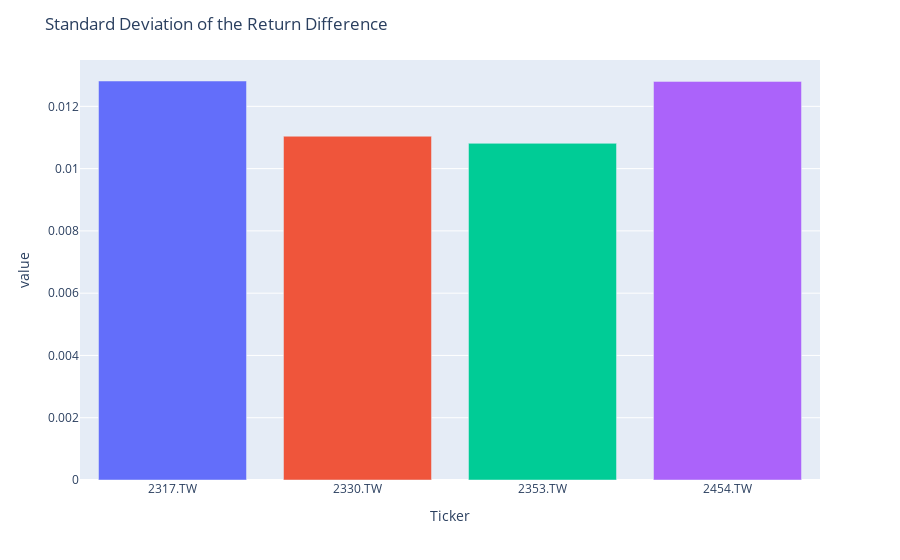

Source (notebook cell):
### Code cell
sd_return = returns.std()

fig = px.bar(sd_return, color=sd_return.index)
fig.update_layout(showlegend=False, title='Standard Deviation of the Return Difference')
fig.show()

### Figure 1 — Plotly figure (JSON) as saved in the notebook; plotly's stock layout.template omitted (floating-point values rounded to 4 significant figures)
{"data": [{"alignmentgroup": "True", "hovertemplate": "Ticker=%{x}<br>value=%{y}<extra></extra>", "legendgroup": "2317.TW", "marker": {"color": "#636efa", "pattern": {"shape": ""}}, "name": "2317.TW", "offsetgroup": "2317.TW", "orientation": "v", "showlegend": true, "textposition": "auto", "type": "bar", "x": ["2317.TW"], "xaxis": "x", "y": [0.01281], "yaxis": "y"}, {"alignmentgroup": "True", "hovertemplate": "Ticker=%{x}<br>value=%{y}<extra></extra>", "legendgroup": "2330.TW", "marker": {"color": "#EF553B", "pattern": {"shape": ""}}, "name": "2330.TW", "offsetgroup": "2330.TW", "orientation": "v", "showlegend": true, "textposition": "auto", "type": "bar", "x": ["2330.TW"], "xaxis": "x", "y": [0.01104], "yaxis": "y"}, {"alignmentgroup": "True", "hovertemplate": "Ticker=%{x}<br>value=%{y}<extra></extra>", "legendgroup": "2353.TW", "marker": {"color": "#00cc96", "pattern": {"shape": ""}}, "name": "2353.TW", "offsetgroup": "2353.TW", "orientation": "v", "showlegend": true, "textposition": "auto", "type": "bar", "x": ["2353.TW"], "xaxis": "x", "y": [0.01081], "yaxis": "y"}, {"alignmentgroup": "True", "hovertemplate": "Ticker=%{x}<br>value=%{y}<extra></extra>", "legendgroup": "2454.TW", "marker": {"color": "#ab63fa", "pattern": {"shape": ""}}, "name": "2454.TW", "offsetgroup": "2454.TW", "orientation": "v", "showlegend": true, "textposition": "auto", "type": "bar", "x": ["2454.TW"], "xaxis": "x", "y": [0.0128], "yaxis": "y"}], "layout": {"barmode": "relative", "legend": {"title": {"text": "Ticker"}, "tracegroupgap": 0}, "margin": {"t": 60}, "showlegend": false, "title": {"text": "Standard Deviation of the Return Difference"}, "xaxis": {"anchor": "y", "categoryarray": ["2317.TW", "2330.TW", "2353.TW", "2454.TW"], "categoryorder": "array", "domain": [0, 1], "title": {"text": "Ticker"}}, "yaxis": {"anchor": "x", "domain": [0, 1], "title": {"text": "value"}}}}
